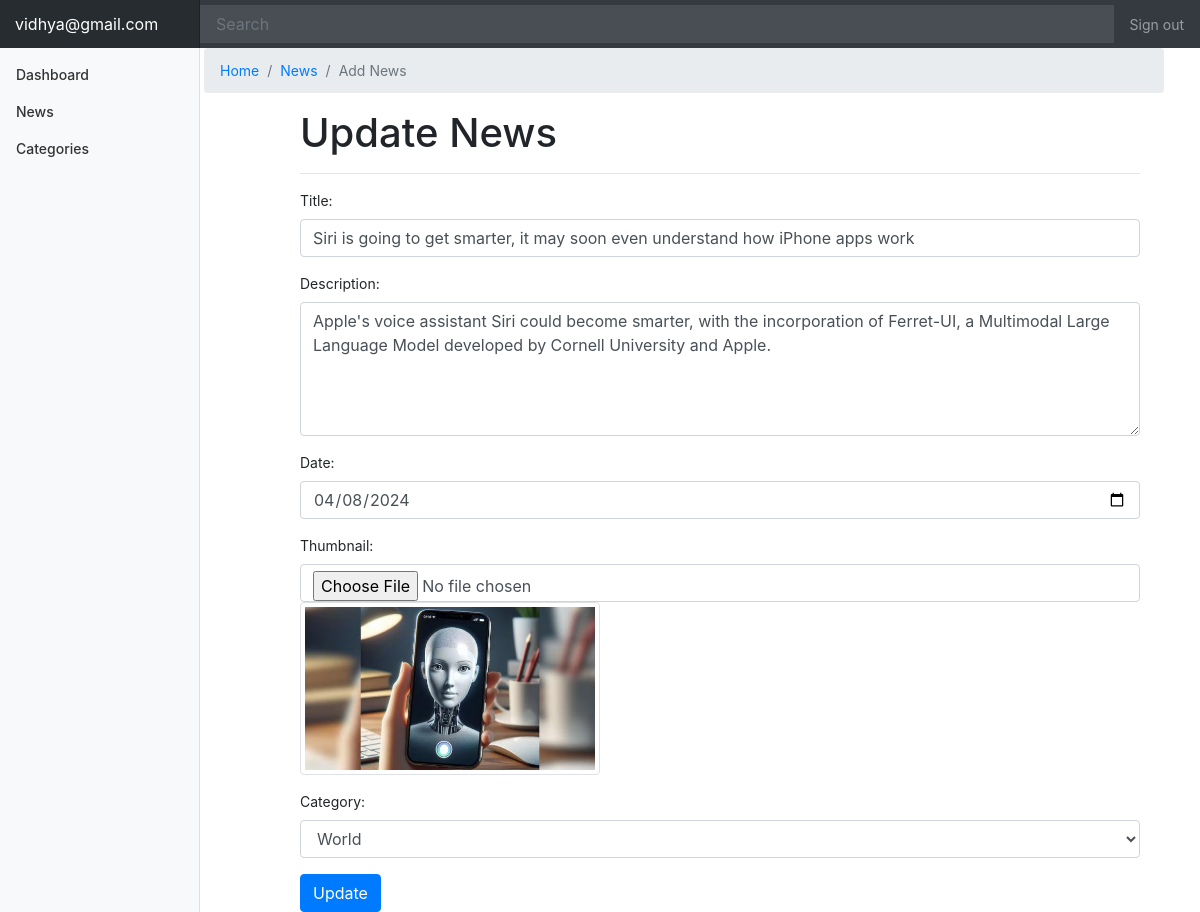
/news_edit.php?edit=2 (signed in), run on the app's committed database.
### tables this page shows
CREATE TABLE `news` (
  `id` int(11) NOT NULL,
  `title` varchar(255) NOT NULL,
  `description` text NOT NULL,
  `date` date NOT NULL,
  `category` varchar(100) NOT NULL,
  `thumbnail` varchar(255) NOT NULL,
  `admin` varchar(100) NOT NULL
);

### news_edit.php (the view, shortened to what this page needs)
 <?php
include('include/header.php');
 ?>
 <?php
include('db/connection.php');
$id=$_GET['edit'];
$query=mysqli_query($conn,"select * from news where id ='$id' ");
 while ($row=mysqli_fetch_array($query)) {
     $title=$row['title'];
      $description=$row['description'];
       $date=$row['date'];
        $thumbnail=$row['thumbnail'];
 }
 ?>
	   <div style="margin-left:17%;  width: 80%;">
	        <ul class="breadcrumb">
	        	<li class="breadcrumb-item active"><a href="home.php">Home</a></li>
	        	<li class="breadcrumb-item active"><a href="news.php">News</a></li>
	        	<li class="breadcrumb-item active">Add News</li>
	        </ul>
	   </div>
        <div style=" width: 70%; margin-left: 25%; ">
 	    <form action="news_edit.php" method="post" enctype="multipart/form-data" name="categoryform" onsubmit=" return validateform() ">
		<h1>Update News</h1>
		<hr>
	  <div class="form-group">
	    <label for="email"> Title:</label>
	    <input type="text" value="<?php echo $title; ?>" placeholder="Title..." name="title" class="form-control" id="email">
	  </div>
	  <div class="form-group">
		  <label for="comment">Description:</label>
		 	 <textarea class="form-control" placeholder="Description..." rows="5" name="description" id="comment"><?php echo $description; ?> </textarea>
		</div>
		<div class="form-group">
	    <label for="email"> Date:</label>
	    <input type="date"  name="date" value="<?php echo $date ;?>" class="form-control" id="email">
	  </div>
          <div class="form-group">
	    <label for="email"> Thumbnail:</label>
	    <input type="file" value="<?php echo $thumbnail; ?>"  name="thumbnail" class="form-control img-thumbnail" id="email">
	    <img class="img img-thumbnail" src="images/<?php echo $thumbnail; ?>" alt=""  width="300">
	  </div>
	    <div class="form-group">
	    <label for="email"> Category:</label>
	        <select class="form-control"  name="category" >
	       <?php
               include('db/connection.php');
                 $query=mysqli_query($conn,"select * from category");
               while($row=mysqli_fetch_array($query)){
               	?>
	        	 <option value="<?php echo $row['category_name'];?>"><?php echo $row['category_name'];?></option>
                <?php } ?>
	        </select>
	  </div>
	  <input type="submit" name="submit" class="btn btn-primary" value="Update">
	</form>
 </div>

### style/dashboard.css (style rules this page uses)
body { font-size: .875rem; }

### data on the page
news: title "Siri is going to get smarter, it may soon even understand how iPhone apps work", description "Apple's voice assistant Siri could become smarter, with the incorporation of Ferret-UI, a Multimodal Large Language Model developed by Cornell University and Apple.", date "04/08/2024", thumbnail (picture)

### other printed values
$_SESSION['email'] "vidhya@gmail.com"
form field category "World"
